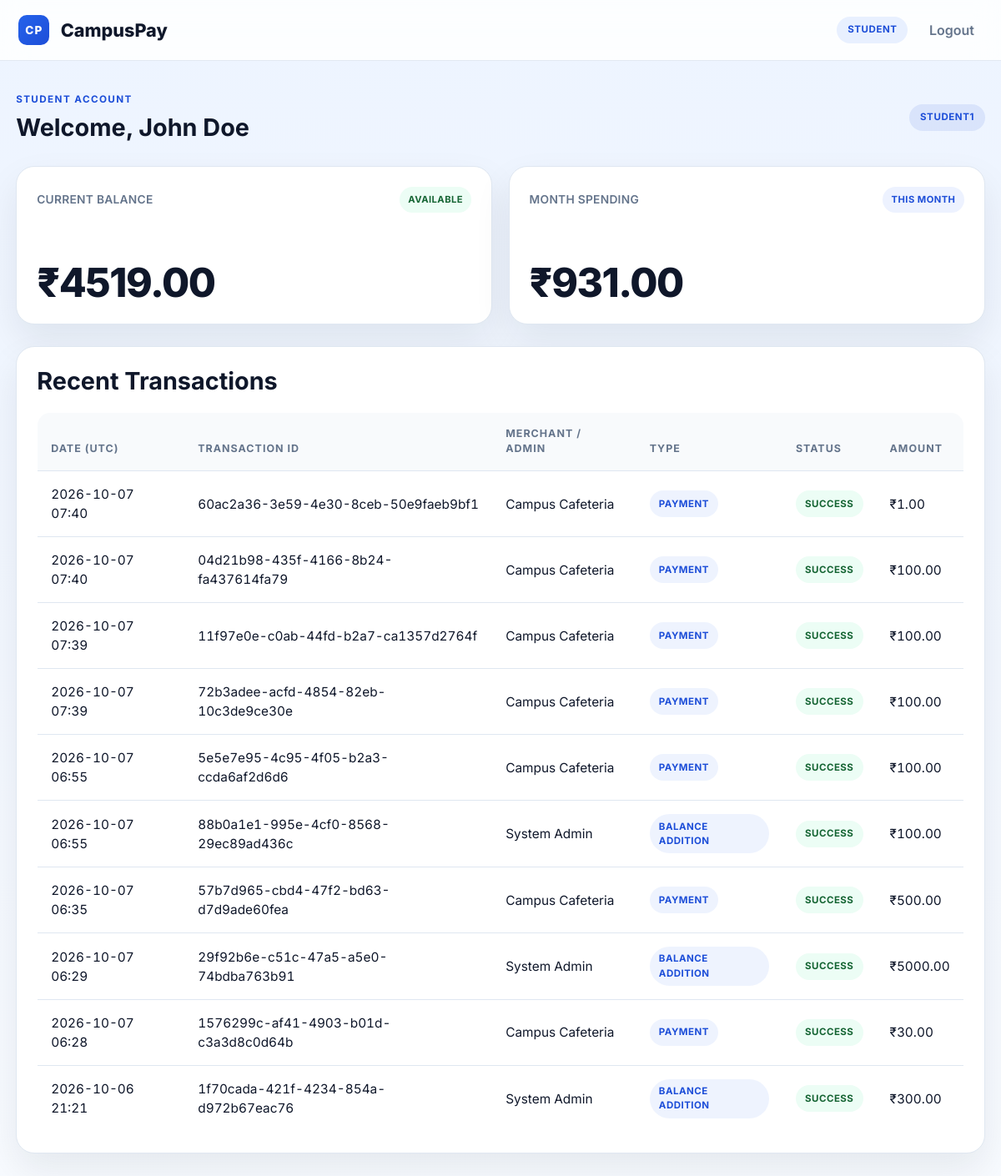
Page /student/dashboard (signed in) on the committed database.
### models.py (models this page shows, shortened)
class Student(db.Model):
    __tablename__ = "students"
    id = db.Column(db.Integer, primary_key=True)
    student_id = db.Column(db.String(100), unique=True, nullable=False)
    name = db.Column(db.String(200), nullable=False)
    password_hash = db.Column(db.String(255), nullable=False)
    balance = db.Column(
        db.Numeric(12, 2),
        nullable=False,
        default=Decimal("0.00"),
        server_default=text("0"),
    )
    parent = db.relationship("Parent", back_populates="student", uselist=False)
    cards = db.relationship(
        "Card", back_populates="student", cascade="all, delete-orphan"
    )
    transactions = db.relationship("Transaction", back_populates="student")
    payment_sessions = db.relationship("PaymentSession", back_populates="student")

class Transaction(db.Model):
    __tablename__ = "transactions"
    __table_args__ = (
        CheckConstraint(
            "transaction_type IN ('payment', 'balance_addition')",
            name="ck_transactions_type",
        ),
        CheckConstraint(
            "status IN ('success', 'failed')",
            name="ck_transactions_status",
        ),
        Index("idx_transactions_student_id", "student_id"),
        Index("idx_transactions_merchant_id", "merchant_id"),
        Index("idx_transactions_admin_id", "admin_id"),
        Index("idx_transactions_created_at", "created_at"),
    )
    id = db.Column(db.Integer, primary_key=True)
    transaction_id = db.Column(db.String(100), unique=True, nullable=False)
    student_id = db.Column(db.Integer, db.ForeignKey("students.id"), nullable=False)
    merchant_id = db.Column(db.Integer, db.ForeignKey("merchants.id"), nullable=True)
    admin_id = db.Column(db.Integer, db.ForeignKey("admins.id"), nullable=True)
    amount = db.Column(db.Numeric(12, 2), nullable=False)
    transaction_type = db.Column(db.String(30), nullable=False)
    status = db.Column(db.String(20), nullable=False)
    created_at = db.Column(
        db.DateTime,
        nullable=False,
        default=utcnow_naive,
        server_default=text("CURRENT_TIMESTAMP"),
    )
    student = db.relationship("Student", back_populates="transactions")
    merchant = db.relationship("Merchant", back_populates="transactions")
    admin = db.relationship("Admin", back_populates="transactions")

class Merchant(db.Model):
    __tablename__ = "merchants"
    id = db.Column(db.Integer, primary_key=True)
    merchant_id = db.Column(db.String(100), unique=True, nullable=False)
    name = db.Column(db.String(200), nullable=False)
    password_hash = db.Column(db.String(255), nullable=False)
    transactions = db.relationship("Transaction", back_populates="merchant")
    payment_sessions = db.relationship("PaymentSession", back_populates="merchant")

class Admin(db.Model):
    __tablename__ = "admins"
    id = db.Column(db.Integer, primary_key=True)
    admin_id = db.Column(db.String(100), unique=True, nullable=False)
    name = db.Column(db.String(200), nullable=False)
    password_hash = db.Column(db.String(255), nullable=False)
    transactions = db.relationship("Transaction", back_populates="admin")

### routes.py (the view)
@routes_bp.route("/student/dashboard")
@login_required
@role_required("student")
def student_dashboard():
    user_id = get_user_id()
    student = db.session.get(Student, user_id)
    if student is None:
        return _login_redirect()
    return render_template(
        "student_dashboard.html",
        student=student,
        spending=_student_monthly_spending(student.id),
        transactions=_recent_transactions(student_id=student.id),
    )

### app.py (called while the page is built)
def create_app(config_class=Config):
    app = Flask(__name__)
    app.config.from_object(config_class)
    _validate_security_configuration(app.config)
    db.init_app(app)
    app.register_blueprint(auth_bp, url_prefix="/auth")
    app.register_blueprint(routes_bp)
    app.register_blueprint(api_bp)
    app.jinja_env.globals["csrf_token"] = csrf_token
    @app.before_request
    def protect_browser_requests():
        validate_csrf_request()
    @app.route("/")
    def index():
        """Redirect the root page to the login form."""
        return redirect(url_for("auth.login"))
    return app

### auth.py (called while the page is built)
def login_required(f):
    @wraps(f)
    def decorated_function(*args, **kwargs):
        if "user_id" not in session or "role" not in session:
            if request.blueprint == "api":
                return jsonify({"error": "Authentication required."}), 401
            return redirect(url_for("auth.login"))
        return f(*args, **kwargs)
    return decorated_function

def role_required(role):
    def decorator(f):
        @wraps(f)
        def decorated_function(*args, **kwargs):
            if "role" not in session or session["role"] != role:
                if request.blueprint == "api":
                    return jsonify({"error": "Merchant access required."}), 403
                flash(f"Unauthorized access. You must be a {role}.", "error")
                return redirect(url_for("auth.login"))
            return f(*args, **kwargs)
        return decorated_function
    return decorator

### routes.py (called while the page is built)
def get_user_id() -> int:
    user_id = session.get("user_id")
    if user_id is None:
        abort(401)
    return user_id

def _sum_successful_payments(*criteria):
    total = (
        db.session.query(func.sum(Transaction.amount))
        .filter(
            Transaction.transaction_type == "payment",
            Transaction.status == "success",
            *criteria,
        )
        .scalar()
    )
    return total if total is not None else ZERO_AMOUNT

def _student_monthly_spending(student_id: int) -> Decimal:
    now = utcnow_naive()
    month_start = datetime.combine(now.date().replace(day=1), time.min)
    if now.month == 12:
        next_month = datetime(now.year + 1, 1, 1)
    else:
        next_month = datetime(now.year, now.month + 1, 1)
    return _sum_successful_payments(
        Transaction.student_id == student_id,
        Transaction.created_at >= month_start,
        Transaction.created_at < next_month,
    )

### templates/student_dashboard.html (shortened to what this page needs)
{% extends "base.html" %}
{% block content %}
    <div class="dashboard-shell">
        <header class="page-header">
            <div>
                <p class="eyebrow">Student account</p>
                <h1>Welcome, {{ student.name }}</h1>
            </div>
            <span class="user-chip user-chip-strong">{{ student.student_id }}</span>
        </header>
        <div class="dashboard-stats">
            <article class="stat-card">
                <div class="stat-card-header">
                    <span class="stat-label">Current Balance</span>
                    <span class="stat-indicator success">Available</span>
                </div>
                <p class="amount">₹{{ "%.2f"|format(student.balance) }}</p>
            </article>
            <article class="stat-card">
                <div class="stat-card-header">
                        <span class="stat-label">Month Spending</span>
                        <span class="stat-indicator neutral">This Month</span>
                </div>
                <p class="amount">₹{{ "%.2f"|format(spending) }}</p>
            </article>
        </div>
        <section class="content-panel">
            <div class="section-header">
                    <h2>Recent Transactions</h2>
            </div>
            {% include "_transaction_table.html" %}
        </section>
    </div>
{% endblock %}

### templates/base.html (shortened to what this page needs)
<!DOCTYPE html>
<html lang="en">
<head>
    <link href="https://cdn.jsdelivr.net/npm/bootstrap@5.3.2/dist/css/bootstrap.min.css" rel="stylesheet">
    <link rel="stylesheet" href="{{ url_for('static', filename='style.css') }}">
</head>
<body>
    {% if session.get('user_id') %}
    <nav class="navbar">
        <div class="nav-brand-wrap">
            <div class="brand-mark">CP</div>
            <div class="nav-brand">CampusPay</div>
        </div>
        <div class="nav-links">
            <span class="user-chip">{{ session.get('role', 'user')|title }}</span>
            <form method="POST" action="{{ url_for('auth.logout') }}">
                <button type="submit" class="nav-logout">Logout</button>
            </form>
        </div>
    </nav>
    {% endif %}
    <main class="container app-container">
        {% block content %}{% endblock %}
    </main>
</body>
</html>

### templates/_transaction_table.html
{% if transactions %}
<div class="table-responsive">
    <table class="table">
        <thead>
            <tr>
                <th>Date (UTC)</th>
                <th>Transaction ID</th>
                {% if is_merchant_view %}
                <th>Student</th>
                {% else %}
                <th>Merchant / Admin</th>
                {% endif %}
                <th>Type</th>
                <th>Status</th>
                <th>Amount</th>
            </tr>
        </thead>
        <tbody>
            {% for transaction in transactions %}
            <tr>
                <td>{{ transaction.created_at.strftime('%Y-%m-%d %H:%M') }}</td>
                <td>{{ transaction.transaction_id }}</td>
                <td>
                    {% if is_merchant_view %}
                        {{ transaction.student.student_id }}
                    {% elif transaction.merchant %}
                        {{ transaction.merchant.name }}
                    {% elif transaction.admin %}
                        {{ transaction.admin.name }}
                    {% else %}
                        —
                    {% endif %}
                </td>
                <td><span class="type-pill">{{ transaction.transaction_type|replace('_', ' ')|title }}</span></td>
                <td>
                    {% set status_class = 'success' if transaction.status == 'success' else 'warning' if transaction.status in ['pending', 'processing'] else 'danger' %}
                    <span class="status-pill {{ status_class }}">{{ transaction.status|capitalize }}</span>
                </td>
                <td>₹{{ "%.2f"|format(transaction.amount) }}</td>
            </tr>
            {% endfor %}
        </tbody>
    </table>
</div>
{% else %}
<p class="empty-state">No recent transactions.</p>
{% endif %}

### rows in the picture
Student: name "John Doe", student_id "STUDENT1", balance "4519.00"
Transaction: amount "1.00"
Transaction: amount "100.00"
Transaction: amount "100.00"
Transaction: amount "100.00"
Transaction: amount "100.00"
Transaction: amount "100.00"
Transaction: amount "500.00"
Transaction: amount "5000.00"
Transaction: amount "30.00"
Transaction: amount "300.00"

### other values in the picture
{{ session.get('role', 'user')|title }} "STUDENT"
{{ "%.2f"|format(spending) }} "931.00"
